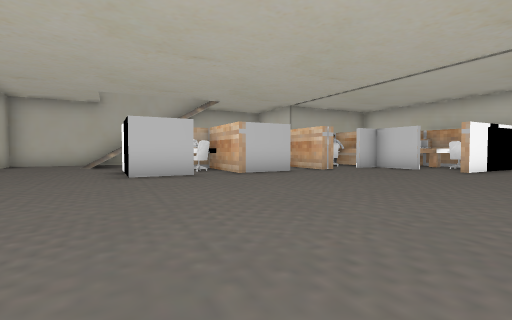
[1] (above)

14 first-person views from a walk through a 3-D level made in the Unity game engine. The camera is 1.2 m above the floor, tilts 2° down and sees 85° across. The floor is counted in squares, 2 m on a side. Each view is taken from the middle of a square. On the plan, view 1 faces up. The plan holds only what a view shows up to about 9 squares ahead; the rest is blank. The place goes on beyond the plan. The player is left out.

[2]
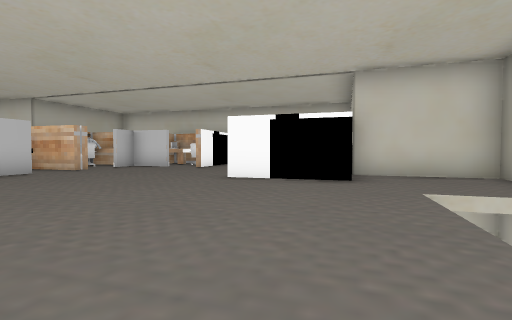

[3]
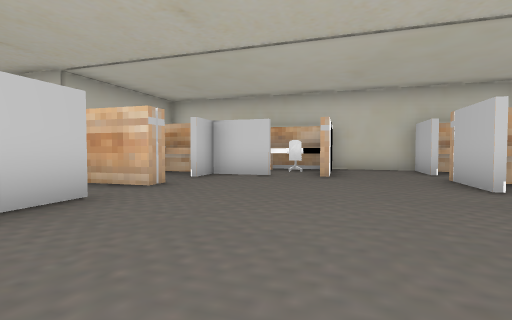

[4]
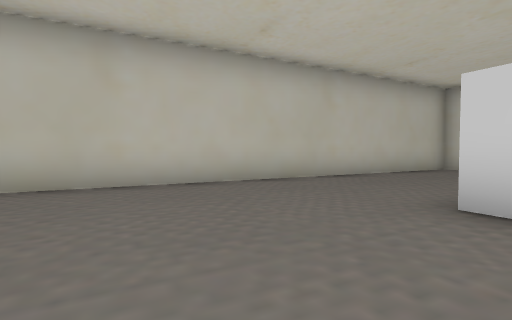

[5]
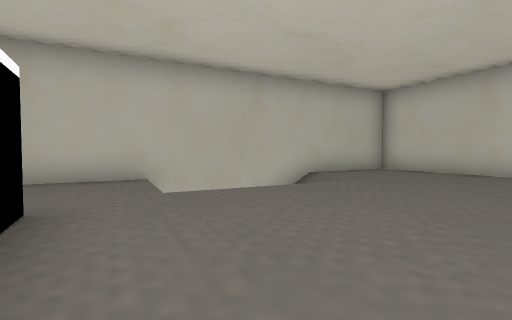

[6]
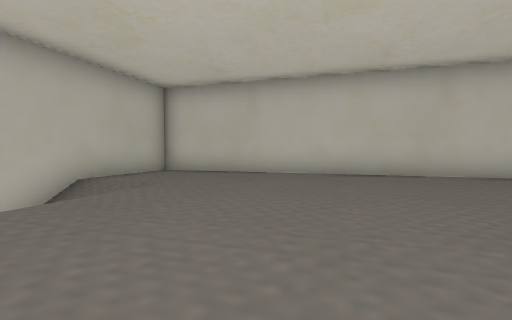

[7]
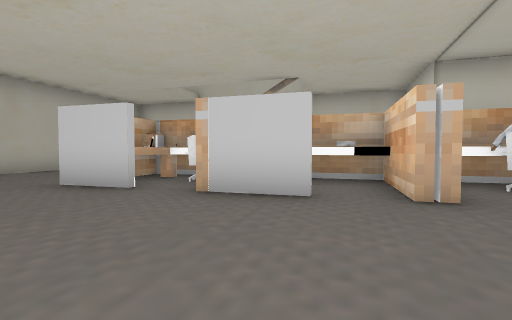

[8]
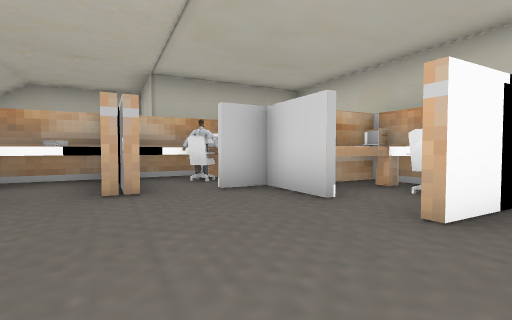

[9]
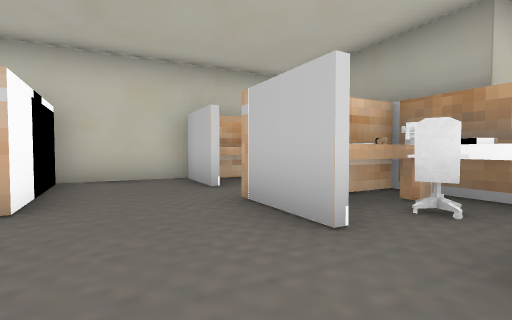

[10]
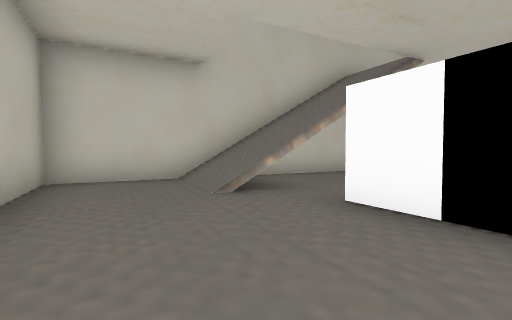

[11]
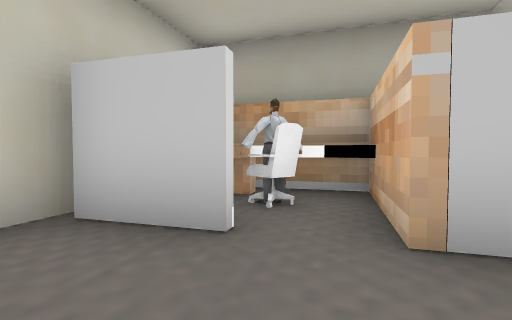

[12]
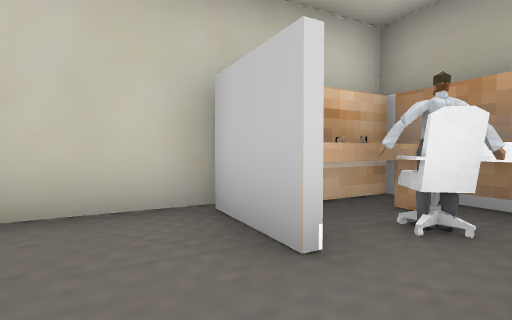

[13]
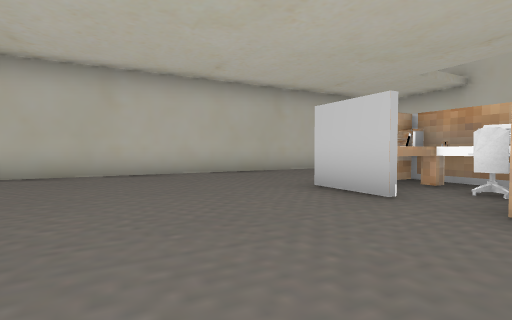

[14]
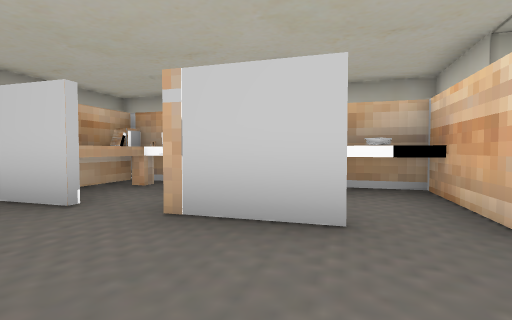

### Floor plan
Key: @ floor where view 1 was taken; # wall or solid block; . floor; / step, stairs or slope; C chair; B books; O other object.
Columns run from 9 left of view 1 to 10 right of it. Each row starts with its distance up from view 1.
 12   ####    ###O
 11 ###//    ##OCO
 10 #..//   ####.OO ##
  9 #.../##OOO##..OCO##
  8 ##...#BC#O#....# .#
  7  #....O ..........#
  6  ##...#..........###
  5   #............#.CO#
  4   ##.........OOO#CO#
  3    ##.........CBO###
  2     #......... ###
  1     ##..........##
  0      #...@.../...#
 -1      ##....   /.##
 -2       #.../   ###
 -3       ##..//#
 -4        #..###
 -5        ####

Where each view was taken, in squares from view 1:
view 1: 0 up, 0 right, facing up
view 2: 1 down, 0 right, facing up-right
view 3: 4 up, 0 right, facing up-right
view 4: 4 up, 0 right, facing left
view 5: 4 up, 3 right, facing down
view 6: 3 up, 3 right, facing down-left
view 7: 5 up, 3 right, facing up-left
view 8: 5 up, 4 right, facing up
view 9: 5 up, 3 right, facing right
view 10: 5 up, 5 left, facing up
view 11: 7 up, 6 right, facing down-right
view 12: 6 up, 6 right, facing right
view 13: 5 up, 2 right, facing left
view 14: 6 up, 2 right, facing up-left
